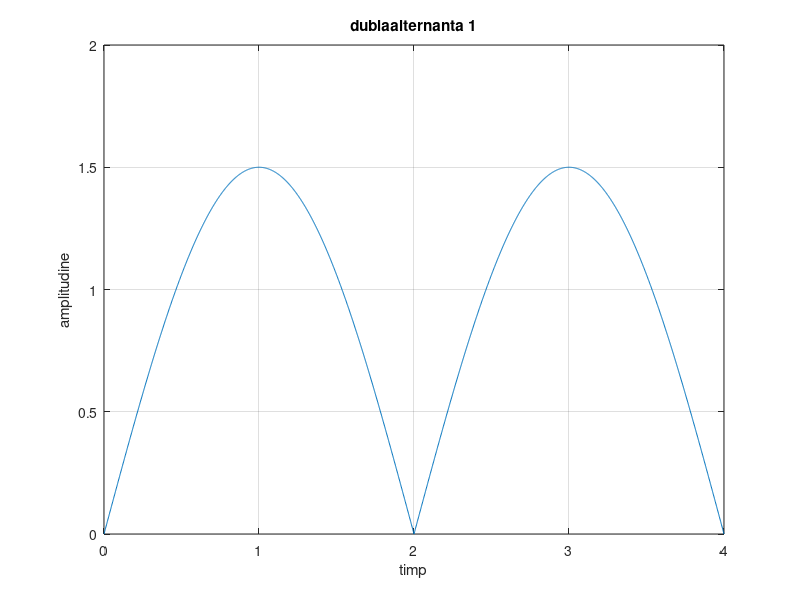
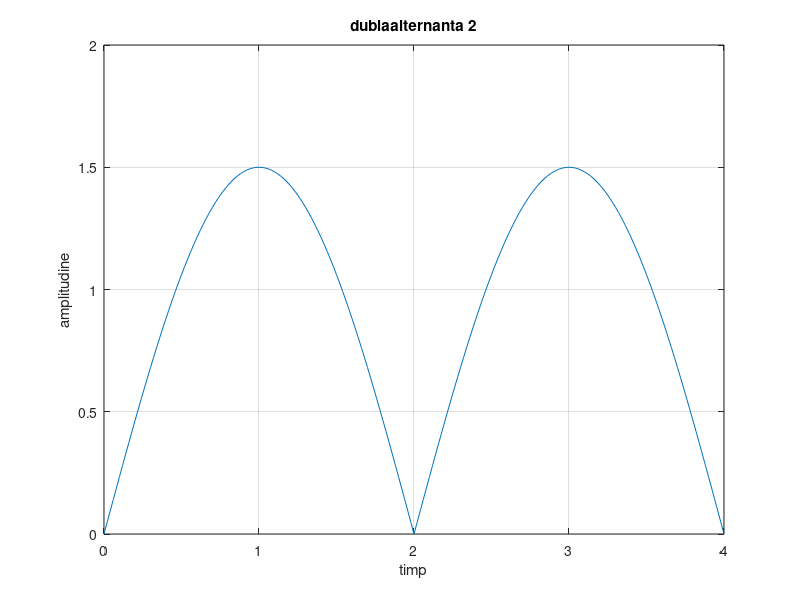
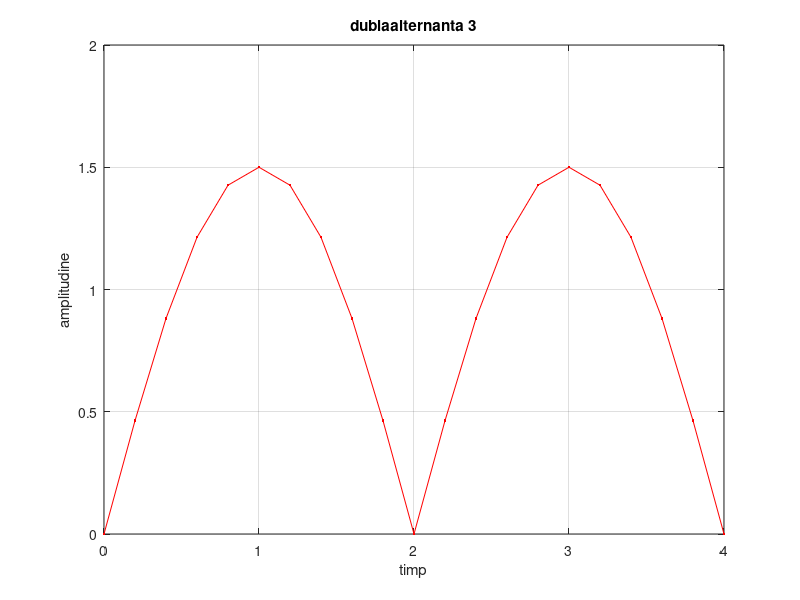

Reproduce these figures in MATLAB, in order.
%exercitiul 5


t=0:0.002:4;
x=abs(1.5*sin(2*pi*t/4));

plot(t,x)
grid, xlabel('timp'), ylabel('amplitudine'), title('dublaalternanta 1')

%atat la acest exercitiu, cat si la cel precedent am calculat pulsatia w=2*pi/T

figure (2)

t=0:0.02:4;
x=abs(1.5*sin(2*pi*t/4));
plot(t,x)
grid, xlabel('timp'), ylabel('amplitudine'), title('dublaalternanta 2')


figure (3)

t=0:0.2:4;
x=abs(1.5*sin(2*pi*t/4));
plot(t,x, '.-r')
grid, xlabel('timp'), ylabel('amplitudine'), title('dublaalternanta 3')
